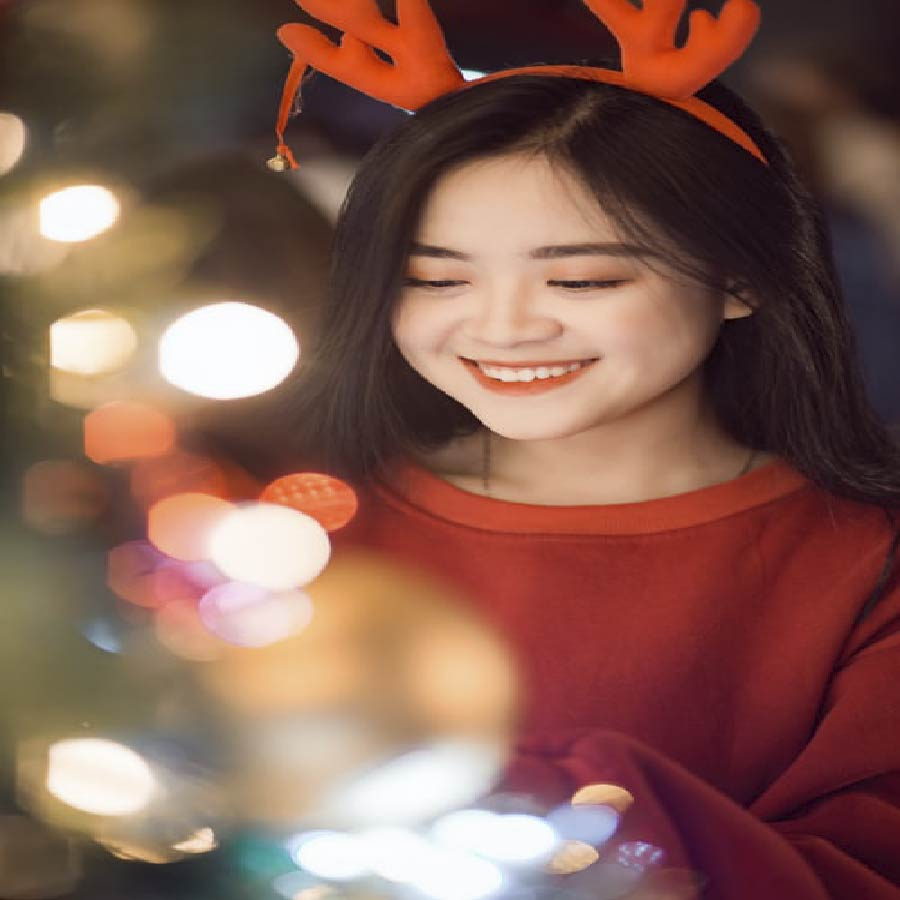
#> input picture Cartoonify-Image/Glitter Cartoon Filter/Images/Original_image.jpg, 900 x 900 px
$ python 'Glitter Cartoon Filter.py'
#> lines starting #> are read from the running program, lines starting #| are printed output that depends on the picture
import numpy as np
import cv2
import os.path


img_path = input("Enter the path here:")  #example -> C:\Users\xyz\OneDrive\Desktop\project\image.jpg
#> the answer given: Images/Original_image.jpg

img = cv2.imread(img_path)
#> img is the input picture: shape (900, 900, 3); mean B, G, R 82.4, 93.8, 131.8

from matplotlib import pyplot as plt
#plt.imshow(img)
#plt.show()

image = cv2.cvtColor(img, cv2.COLOR_BGR2RGB)

plt.figure(figsize= (10,10))
#plt.imshow(image)
#plt.show()

img_small = cv2.pyrDown(image)
num_iter = 5
for _ in range(num_iter):
    img_small= cv2.bilateralFilter(img_small, d=9, sigmaColor=9, sigmaSpace=7)

img_rgb = cv2.pyrUp(img_small)

#plt.imshow(img_rgb)
#plt.show()

img_gray = cv2.cvtColor(img_rgb, cv2.COLOR_RGB2GRAY)
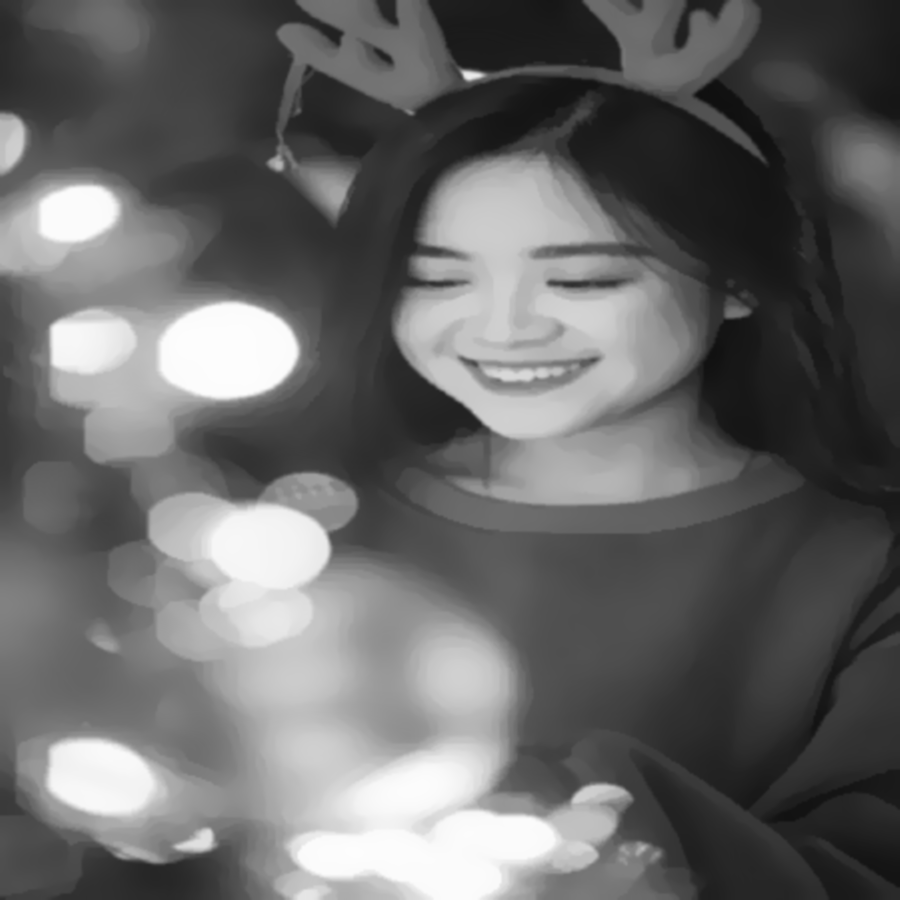
#> img_gray: shape (900, 900); min 15, max 253, mean 103.9
img_blur = cv2.medianBlur(img_gray, 7)
img_edge = cv2.adaptiveThreshold(img_blur, 255, cv2.ADAPTIVE_THRESH_GAUSSIAN_C, cv2.THRESH_BINARY, 7, 2)
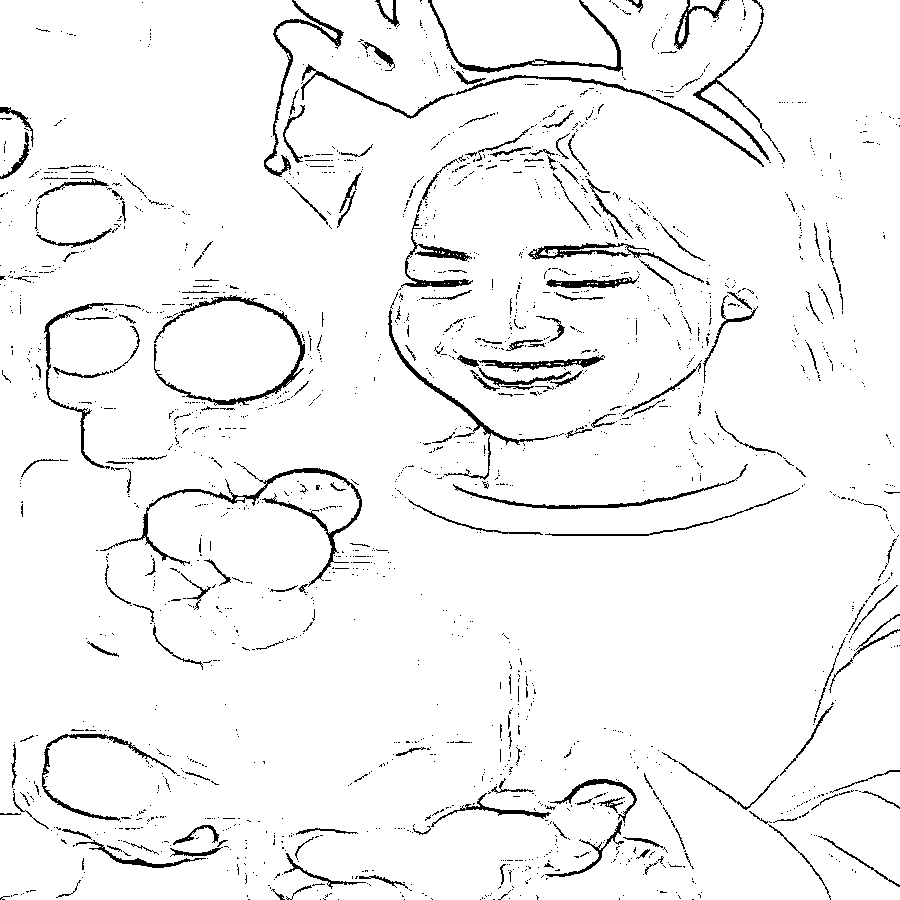
#> img_edge: shape (900, 900); 95.6% white; black in thin lines or dots

#plt.imshow(img_edge)
#plt.show()

img_edge = cv2.cvtColor(img_edge, cv2.COLOR_GRAY2RGB)
#> img_edge: shape (900, 900, 3); 95.6% white; black in thin lines or dots
#plt.imshow(img_edge)
#plt.show()


array = cv2.bitwise_or(image, img_rgb)
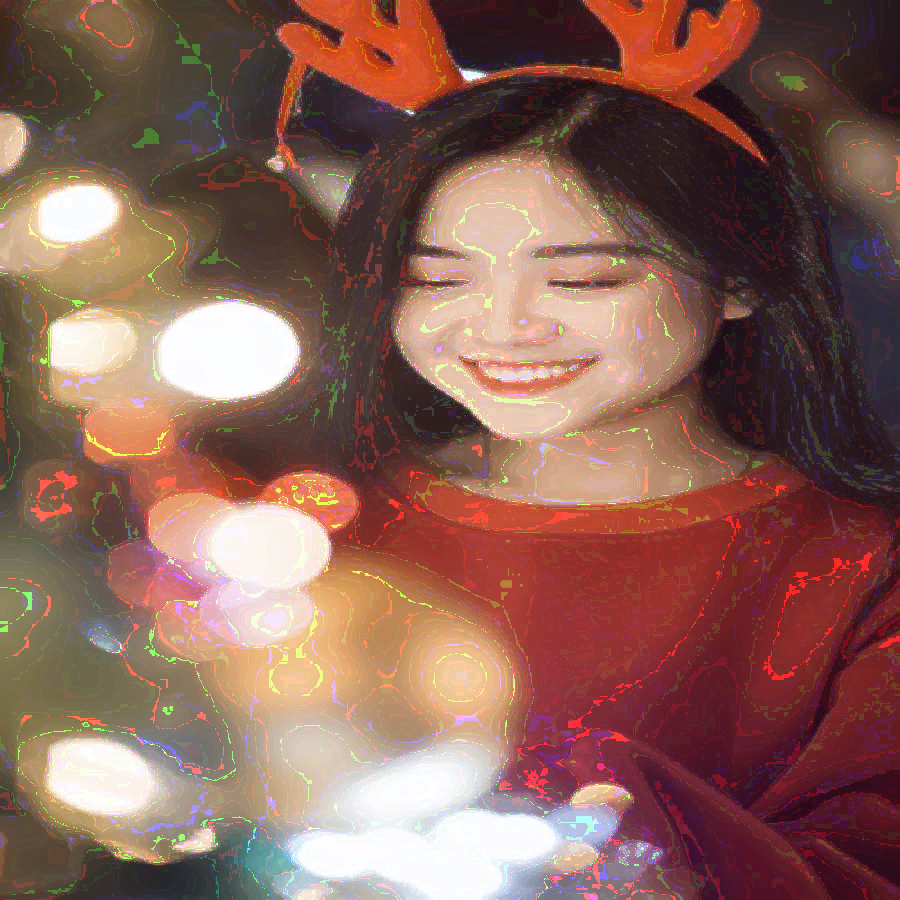
#> array: shape (900, 900, 3); mean R, G, B 138.3, 98.9, 88.1
final_img = cv2.bitwise_and(array, img_edge)
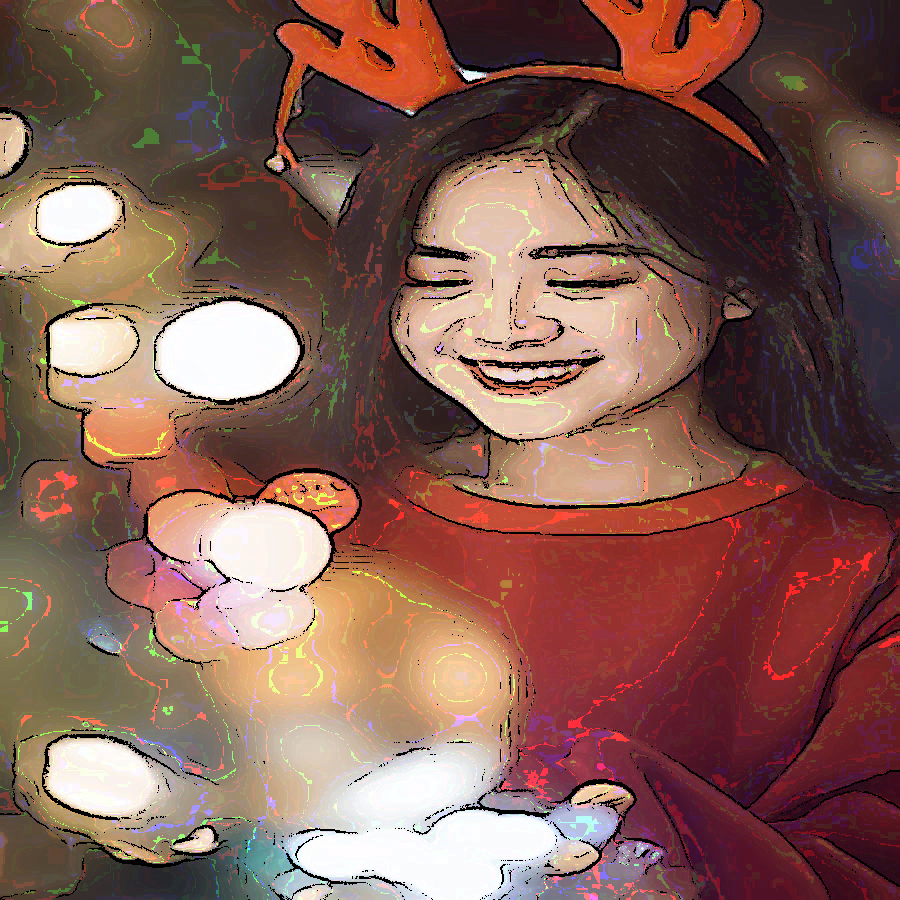
#> final_img: shape (900, 900, 3); mean R, G, B 132.2, 94.7, 84.3


# set up side-by-side image display
fig = plt.figure()
fig.set_figheight(15)
fig.set_figwidth(15)

# display the real image
fig.add_subplot(1,2,1)
plt.imshow(image, cmap='gray')
plt.title("Original Image")

# display the new image
fig.add_subplot(1,2,2)
plt.imshow(final_img, cmap='gray')
plt.title("Glitter Cartoon Filtered Image")


plt.show()
